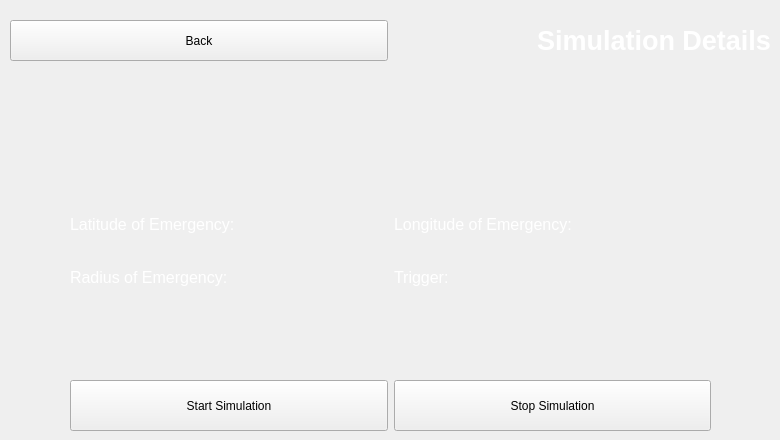
      <widget class="QWidget" name="page_3">
       <widget class="QWidget" name="horizontalLayoutWidget_8">
        <property name="geometry">
         <rect>
          <x>70</x>
          <y>380</y>
          <width>641</width>
          <height>51</height>
         </rect>
        </property>
        <layout class="QHBoxLayout" name="horizontalLayout_25">
         <item>
          <widget class="QPushButton" name="startSim_2">
           <property name="sizePolicy">
            <sizepolicy hsizetype="Minimum" vsizetype="Preferred">
             <horstretch>0</horstretch>
             <verstretch>0</verstretch>
            </sizepolicy>
           </property>
           <property name="text">
            <string>Start Simulation</string>
           </property>
          </widget>
         </item>
         <item>
          <widget class="QPushButton" name="stopSim_2">
           <property name="sizePolicy">
            <sizepolicy hsizetype="Minimum" vsizetype="Preferred">
             <horstretch>0</horstretch>
             <verstretch>0</verstretch>
            </sizepolicy>
           </property>
           <property name="text">
            <string>Stop Simulation</string>
           </property>
          </widget>
         </item>
        </layout>
       </widget>
       <widget class="QWidget" name="horizontalLayoutWidget_9">
        <property name="geometry">
         <rect>
          <x>20</x>
          <y>70</y>
          <width>741</width>
          <height>54</height>
         </rect>
        </property>
        <layout class="QHBoxLayout" name="horizontalLayout_26">
         <item>
          <widget class="QLabel" name="selectLabel_6">
           <property name="font">
            <font>
             <pointsize>14</pointsize>
            </font>
           </property>
           <property name="styleSheet">
            <string notr="true">color:white</string>
           </property>
           <property name="text">
            <string/>
           </property>
          </widget>
         </item>
        </layout>
       </widget>
       <widget class="QWidget" name="gridLayoutWidget_4">
        <property name="geometry">
         <rect>
          <x>70</x>
          <y>200</y>
          <width>641</width>
          <height>101</height>
         </rect>
        </property>
        <layout class="QGridLayout" name="gridLayout_4">
         <item row="1" column="1">
          <widget class="QLabel" name="label_21">
           <property name="font">
            <font>
             <pointsize>12</pointsize>
            </font>
           </property>
           <property name="styleSheet">
            <string notr="true">color:white</string>
           </property>
           <property name="text">
            <string>Longitude of Emergency:</string>
           </property>
          </widget>
         </item>
         <item row="2" column="1">
          <widget class="QLabel" name="label_22">
           <property name="font">
            <font>
             <pointsize>12</pointsize>
            </font>
           </property>
           <property name="styleSheet">
            <string notr="true">color:white</string>
           </property>
           <property name="text">
            <string>Trigger:</string>
           </property>
          </widget>
         </item>
         <item row="2" column="0">
          <widget class="QLabel" name="label_24">
           <property name="font">
            <font>
             <pointsize>12</pointsize>
            </font>
           </property>
           <property name="styleSheet">
            <string notr="true">color:white</string>
           </property>
           <property name="text">
            <string>Radius of Emergency:</string>
           </property>
          </widget>
         </item>
         <item row="1" column="0">
          <widget class="QLabel" name="label_23">
           <property name="font">
            <font>
             <pointsize>12</pointsize>
            </font>
           </property>
           <property name="styleSheet">
            <string notr="true">color:white</string>
           </property>
           <property name="text">
            <string>Latitude of Emergency:</string>
           </property>
          </widget>
         </item>
        </layout>
       </widget>
       <widget class="QWidget" name="layoutWidget_6">
        <property name="geometry">
         <rect>
          <x>10</x>
          <y>20</y>
          <width>761</width>
          <height>41</height>
         </rect>
        </property>
        <layout class="QHBoxLayout" name="horizontalLayout_27">
         <item>
          <widget class="QPushButton" name="backToSimPage2_3">
           <property name="sizePolicy">
            <sizepolicy hsizetype="Preferred" vsizetype="Preferred">
             <horstretch>0</horstretch>
             <verstretch>0</verstretch>
            </sizepolicy>
           </property>
           <property name="text">
            <string>Back</string>
           </property>
          </widget>
         </item>
         <item>
          <widget class="QLabel" name="simLabel_6">
           <property name="font">
            <font>
             <pointsize>20</pointsize>
             <weight>75</weight>
             <bold>true</bold>
            </font>
           </property>
           <property name="styleSheet">
            <string notr="true">color: white</string>
           </property>
           <property name="text">
            <string>Simulation Details</string>
           </property>
           <property name="alignment">
            <set>Qt::AlignRight|Qt::AlignTrailing|Qt::AlignVCenter</set>
           </property>
          </widget>
         </item>
        </layout>
       </widget>
       <widget class="QWidget" name="horizontalLayoutWidget_7">
        <property name="geometry">
         <rect>
          <x>330</x>
          <y>310</y>
          <width>181</width>
          <height>41</height>
         </rect>
        </property>
        <layout class="QHBoxLayout" name="horizontalLayout_24">
         <item>
          <widget class="QLabel" name="label_25">
           <property name="font">
            <font>
             <pointsize>12</pointsize>
            </font>
           </property>
           <property name="styleSheet">
            <string notr="true">color:white</string>
           </property>
           <property name="text">
            <string/>
           </property>
          </widget>
         </item>
        </layout>
       </widget>
      </widget>
